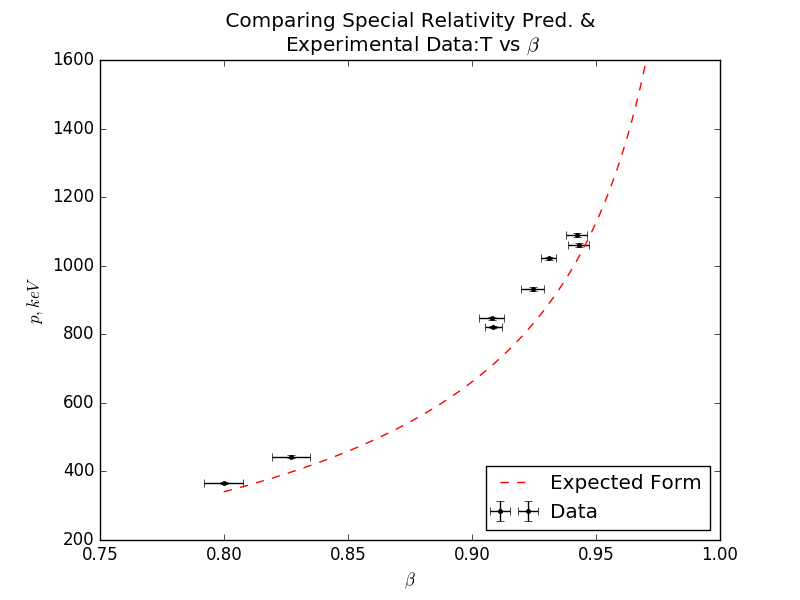

Recreate this plot in Python.
import numpy as np
from scipy import loadtxt, optimize
import matplotlib.pyplot as plt


# Read in the data from file
E, T, dE, dT= loadtxt('/home/alemsolobog/Exper8/disper.txt', unpack=True, skiprows=1)

B = (T * (2 * E - T))/(np.power(T,2) - 2*E*T + 2*np.power(E,2))
dB = ((4 * E) *(E-T) * np.sqrt(np.power(E*dT,2) + np.power(T*dE,2)))/np.power((np.power(T,2) - (2*T*E) + 2*(np.power(E,2))),2)

def t_t(b):
    return 511 * ((1/np.sqrt(1-np.power(b,2)))-1)


fig1 = plt.figure()
ax1 = fig1.add_subplot(111)
ax1.errorbar(B, T, yerr = dT, xerr = dB, fmt='k.', label = 'Data')
T = np.linspace(B.min(), 0.97, 500)
ax1.plot(T,t_t(T) , 'r--', label = 'Expected Form')


ax1.set_title(' Comparing Special Relativity Pred. & \n Experimental Data:T vs $\\beta $')
ax1.set_xlabel('$\\beta $')
ax1.set_ylabel('$p , keV$')
ax1.legend()


ax1.legend(loc='lower right')
# textfit = '$Standard Deviation in Mean of $m_{0}c^{2} = %.5f$' %(sig)
# ax1.text(0.02, .95, textfit, transform=ax1.transAxes, fontsize=12,
#         verticalalignment='top')
ax1.set_xlim(0.75,1)

plt.savefig('tvb.png')
plt.show()
